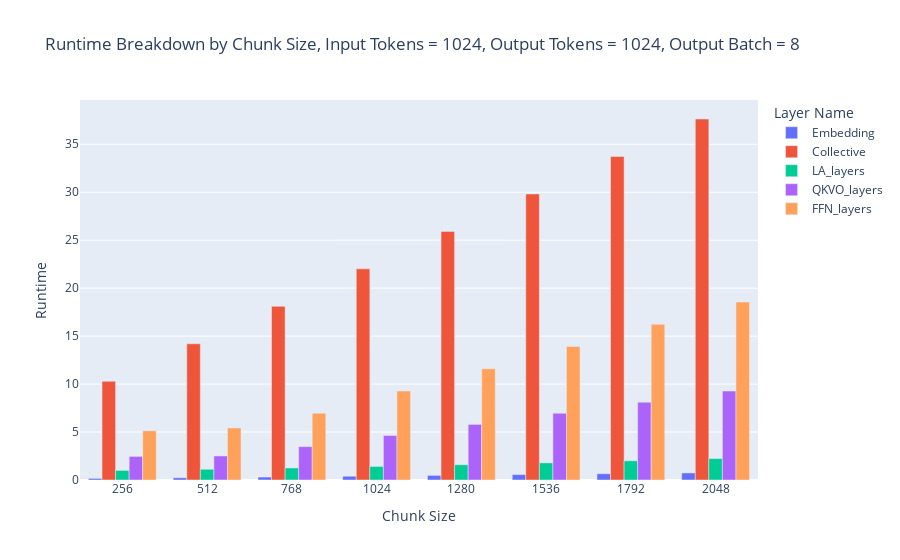

Here is the notebook cell this chart was saved with:
### Code cell
import ipywidgets as widgets
from ipywidgets import interact

def interactive_chunked_model_runtime(input_tokens, output_tokens, output_batch):
    runtime_plot_df = pd.DataFrame(columns=['Layer Name', 'Runtime', 'Chunk Size'])
    for chunk_size in range(256, 2049, 256):
        summary_table, runtime_df = get_chunked_model_runtime(chunk_size=chunk_size, input_tokens=input_tokens, output_tokens=[output_tokens]*output_batch, system=system)
        # display(summary_table)
        # display(runtime_df)
    
        df = pd.DataFrame(
            [['Embedding', runtime_df.Embedding, chunk_size],
            ['Collective', runtime_df.Collective, chunk_size],
            ['LA_layers', runtime_df.LA_layers, chunk_size], 
            ['QKVO_layers', runtime_df.QKVO_layers, chunk_size],
            ['FFN_layers', runtime_df.FFN_layers, chunk_size]],
            columns=['Layer Name', 'Runtime', 'Chunk Size'])
        runtime_plot_df = pd.concat([runtime_plot_df, df])

    import plotly.express as px

    fig = px.bar(runtime_plot_df, x='Chunk Size', y='Runtime', color='Layer Name', barmode='group',
                title='Runtime Breakdown by Chunk Size, Input Tokens = {}, Output Tokens = {}, Output Batch = {}'.format(input_tokens, output_tokens, output_batch))
    fig.show()
    # return fig
    # display(runtime_plot_df)

input_tokens_slider = widgets.BoundedIntText(min=1, max=20480, step=10, value=1024, description='Input Tokens:')
output_tokens_slider = widgets.BoundedIntText(min=1, max=20480, step=10, value=1024, description='Output Tokens:')
batch_slider = widgets.BoundedIntText(min=1, max=512, step=8, value=8, description='Output Batch:')

interact(interactive_chunked_model_runtime, input_tokens=input_tokens_slider, output_tokens=output_tokens_slider, output_batch=batch_slider)

### Figure 1 — Plotly figure (JSON) as saved in the notebook; plotly's stock layout.template omitted (floating-point values rounded to 4 significant figures)
{"data": [{"alignmentgroup": "True", "hovertemplate": "Layer Name=Embedding<br>Chunk Size=%{x}<br>Runtime=%{y}<extra></extra>", "legendgroup": "Embedding", "marker": {"color": "#636efa", "pattern": {"shape": ""}}, "name": "Embedding", "offsetgroup": "Embedding", "orientation": "v", "showlegend": true, "textposition": "auto", "type": "bar", "x": [256, 512, 768, 1024, 1280, 1536, 1792, 2048], "xaxis": "x", "y": [0.1668, 0.231, 0.3081, 0.3938, 0.4795, 0.5652, 0.6509, 0.7366], "yaxis": "y"}, {"alignmentgroup": "True", "hovertemplate": "Layer Name=Collective<br>Chunk Size=%{x}<br>Runtime=%{y}<extra></extra>", "legendgroup": "Collective", "marker": {"color": "#EF553B", "pattern": {"shape": ""}}, "name": "Collective", "offsetgroup": "Collective", "orientation": "v", "showlegend": true, "textposition": "auto", "type": "bar", "x": [256, 512, 768, 1024, 1280, 1536, 1792, 2048], "xaxis": "x", "y": [10.29, 14.2, 18.11, 22.01, 25.92, 29.82, 33.73, 37.64], "yaxis": "y"}, {"alignmentgroup": "True", "hovertemplate": "Layer Name=LA_layers<br>Chunk Size=%{x}<br>Runtime=%{y}<extra></extra>", "legendgroup": "LA_layers", "marker": {"color": "#00cc96", "pattern": {"shape": ""}}, "name": "LA_layers", "offsetgroup": "LA_layers", "orientation": "v", "showlegend": true, "textposition": "auto", "type": "bar", "x": [256, 512, 768, 1024, 1280, 1536, 1792, 2048], "xaxis": "x", "y": [1.001, 1.119, 1.257, 1.414, 1.59, 1.786, 2.002, 2.237], "yaxis": "y"}, {"alignmentgroup": "True", "hovertemplate": "Layer Name=QKVO_layers<br>Chunk Size=%{x}<br>Runtime=%{y}<extra></extra>", "legendgroup": "QKVO_layers", "marker": {"color": "#ab63fa", "pattern": {"shape": ""}}, "name": "QKVO_layers", "offsetgroup": "QKVO_layers", "orientation": "v", "showlegend": true, "textposition": "auto", "type": "bar", "x": [256, 512, 768, 1024, 1280, 1536, 1792, 2048], "xaxis": "x", "y": [2.46, 2.508, 3.479, 4.639, 5.798, 6.958, 8.117, 9.277], "yaxis": "y"}, {"alignmentgroup": "True", "hovertemplate": "Layer Name=FFN_layers<br>Chunk Size=%{x}<br>Runtime=%{y}<extra></extra>", "legendgroup": "FFN_layers", "marker": {"color": "#FFA15A", "pattern": {"shape": ""}}, "name": "FFN_layers", "offsetgroup": "FFN_layers", "orientation": "v", "showlegend": true, "textposition": "auto", "type": "bar", "x": [256, 512, 768, 1024, 1280, 1536, 1792, 2048], "xaxis": "x", "y": [5.123, 5.424, 6.958, 9.277, 11.6, 13.92, 16.23, 18.55], "yaxis": "y"}], "layout": {"barmode": "group", "legend": {"title": {"text": "Layer Name"}, "tracegroupgap": 0}, "title": {"text": "Runtime Breakdown by Chunk Size, Input Tokens = 1024, Output Tokens = 1024, Output Batch = 8"}, "xaxis": {"anchor": "y", "domain": [0, 1], "title": {"text": "Chunk Size"}}, "yaxis": {"anchor": "x", "domain": [0, 1], "title": {"text": "Runtime"}}}}
